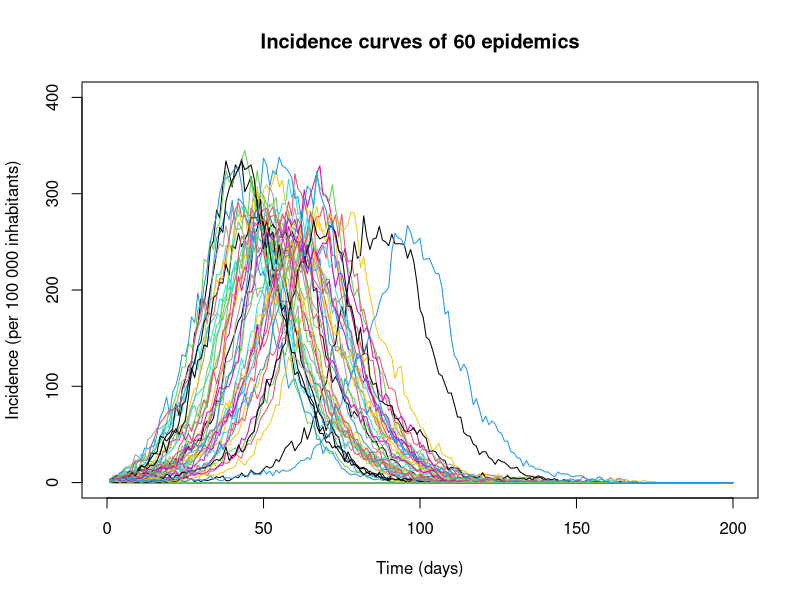

R code for this plot:
#initialize the variables 
N <- 25000         # N = sample size
S <- rep(0,N)      # S = susceptible 
I <- rep(0,N)      # I = infectious
R <- rep(0,N)      # R = removed/recovered
time <- rep(0,N)
nwcas<-rep(0,N)   #nwcas = new cases of the disease 
S[1]<-20000
I[1]<-5
R[1]<-80000
beta<-0.000023     # infection speed 
alpha<-0.337       # recovery time  => 1/alpha = 3 days to recover  

nbDays<-200
tnwcas<-rep(0,nbDays)

myfct<-function() {
  for(i in 1:(N-1))  
  {
    if(I[i]!=0) {    # if at least 1 person is infectious
      X <-runif(1)   # X~U[0,1] - X follows a uniform distribution 
      lambda = beta*S[i]*I[i]+alpha*I[i]
      # Y = Markov proces / time it takes for the process of ‘S’ → ‘I’ or ‘I’ → ‘R’
      Y <- -log(X)/lambda
      time[i+1]<-time[i] + Y  # time_new = time_old + Y 
      probaSI<-(beta*S[i]*I[i])/(beta*S[i]*I[i]+alpha*I[i])
      #probaIR<-(alpha*I[i])/(beta*S[i]*I[i]+alpha*I[i])
      
      #If X < P[‘S’ → ‘I’] then (S,I,R) → (S-1,I+1,R)
      if (X<=probaSI) {
        S[i+1]<-S[i]-1    #S_new = S_old - 1 
        I[i+1]<-I[i]+1    #I_new = I_old + 1 
        R[i+1]<-R[i]      #R_new = R_old 
        nwcas[i+1]<-1     # 1 new case 
      }
      #Else (S,I,R) → (S,I-1,R+1) 
      else {
        S[i+1]<-S[i]    #S_new = S_old 
        I[i+1]<-I[i]-1  #I_new = I_old - 1 
        R[i+1]<-R[i]+1  #R_new = R_old + 1
        nwcas[i+1]<-0   #no new cases 
      }
    }
  }
  
  for (i in 1:nbDays) {
    tnwcas[i]<-sum(nwcas[time > i-1 & time < i]) # 0 < time < 1 , time = i, tnwcas[i] = nwcas in terms of i
  }
  
  return (tnwcas)
}



nbSimul<-60
mat <- matrix(NA, nrow  = nbDays, ncol = nbSimul)





plot(NA,type = "n", xlab = "Time (days)", ylab = "Incidence (per 100 000 inhabitants)", 
     xlim = c(0,200), ylim = c(0,400), main = "Incidence curves of 60 epidemics")

for (i in 1:nbSimul) {
  mat[,i]<-myfct()               #mat[,epidemicnumber]
  lines(mat[,i], type = "l", col = i)
}



